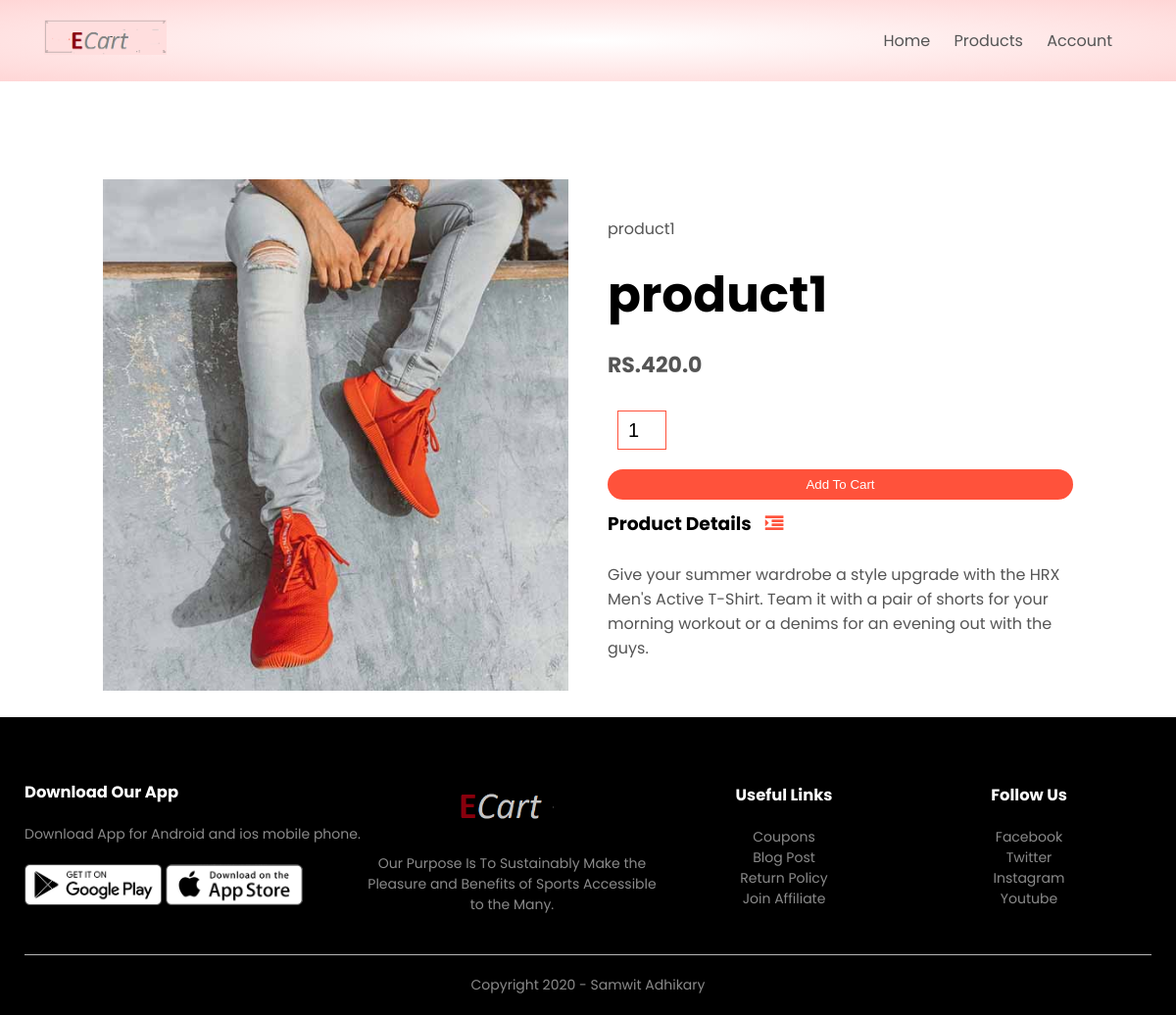
/product_details/6, run on the app's committed database.
### products/models.py (models this page shows, shortened)
class Product(models.Model):
    LIVE = 1
    DELETE = 0
    DELETE_CHOICES =( ( LIVE, 'Live'), (DELETE, 'Delete' ) )
    title = models.CharField(max_length=200)
    price =models.FloatField()
    description = models.TextField()
    image = models.ImageField(upload_to='media/')
    priority = models.IntegerField(default=0)
    delete_status = models.IntegerField(choices=DELETE_CHOICES, default=LIVE)
    created_at = models.DateTimeField(auto_now_add= True)
    updated_at = models.DateTimeField(auto_now=True)

### products/views.py (the view)
# urls.py: path('product_details/<pk>', views.detail_product, name='detail_product')
def detail_product(request,pk):
    product = Product.objects.get(pk=pk)
    context = {'product': product}
    return render (request, 'product_details.html',context)

### templates/product_details.html
{% extends 'blank_layout.html' %}
{% block content %}
{% include 'product_description.html' %}
{% endblock content %}

### templates/product_description.html (shortened to what this page needs)
{%  load static  %}
{% load chunks %}
<div class="small-container single-product">
    <div class="row">
        <div class="col-2">
            <img src="{{ product.image.url }}" width="100%" id="ProductImg">
        </div>
        <div class="col-2">
            <p>{{ product.title }}</p>
            <h1>{{ product.title }}</h1>
            <h4>RS.{{ product.price }}</h4>
          <form method="post" action="{% url 'add_to_cart' %}" enctype="multipart/form-data">
            <input type="number" name="quantity" value="1">
            <button type="submit" class="btn">Add To Cart</button>
        </form>
            <h3>Product Details <i class="fa fa-indent"></i></h3>
            <br>
            <p>{{ product.description }}</p>
        </div>
    </div>
</div>

### static/CSS/style.css (style rules this page uses)
* { margin: 0; padding: 0; box-sizing: border-box; }
body { font-family: 'Poppins', sans-serif; }
p { color: #555; }
.row { display: flex; align-items: center; flex-wrap: wrap; justify-content: space-around; }
.col-2 { flex-basis: 50%; min-width: 300px; }
.col-2 img { max-width: 100%; padding: 50px 0; }
.col-2 h1 { font-size: 50px; line-height: 60px; margin: 25px 0; }
.btn { display: inline-block; background: #ff523b; color: white; padding: 8px 30px; margin: 30px 0; border-radius: 30px; transition: background 0.5s; }
.small-container { max-width: 1080px; margin: auto; padding-left: 25px; padding-right: 25px; }
h4 { color: #555; font-weight: normal; }
.single-product { margin-top: 80px; }
.single-product .col-2 img { padding: 0; }
.single-product .col-2 { padding: 20px; }
.single-product h4 { margin: 20px 0; font-size: 22px; font-weight: bold; }
.single-product input { width: 50px; height: 40px; padding-left: 10px; font-size: 20px; margin-left: 10px; border: 1px solid #ff523b; margin-right: 10px; }
.single-product .fa { color: #ff523b; margin-left: 10px; }
form input { width: 100%; height: 30px; margin: 10px 0; padding: 0 10px; border: 1px solid #ccc; }
form .btn { width: 100%; border: none; cursor: pointer; margin: 10px 0; }

### data on the page
Product: image (picture), title "product1", price "420.0", description "Give your summer wardrobe a style upgrade with the HRX Men's Active T-Shirt. Team it with a pair of shorts for your morning workout or a denims for an evening out with the guys."
